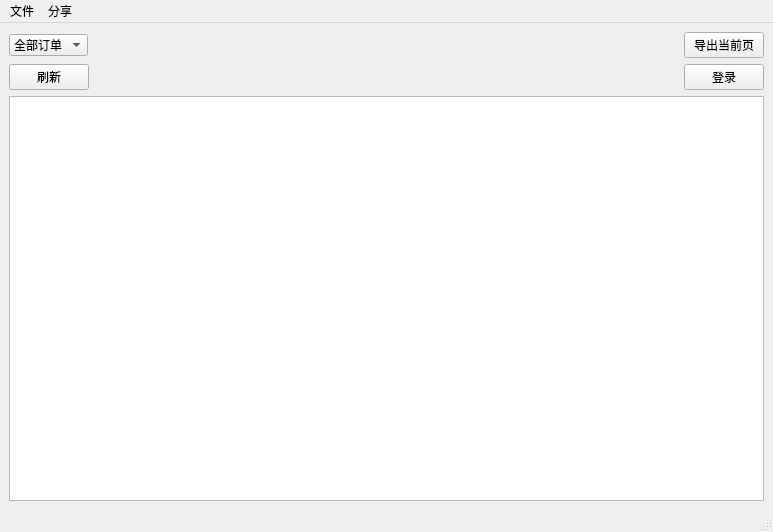
<?xml version="1.0" encoding="UTF-8"?>
<ui version="4.0">
 <class>MainWindow</class>
 <widget class="QMainWindow" name="MainWindow">
  <property name="geometry">
   <rect>
    <x>0</x>
    <y>0</y>
    <width>773</width>
    <height>532</height>
   </rect>
  </property>
  <property name="windowTitle">
   <string>京东订单（个人）</string>
  </property>
  <widget class="QWidget" name="centralwidget">
   <layout class="QGridLayout" name="gridLayout">
    <item row="0" column="0">
     <layout class="QHBoxLayout" name="horizontalLayout_2">
      <item>
       <widget class="QComboBox" name="comboBox">
        <item>
         <property name="text">
          <string>全部订单</string>
         </property>
        </item>
        <item>
         <property name="text">
          <string>电脑配件</string>
         </property>
        </item>
        <item>
         <property name="text">
          <string>手机数码</string>
         </property>
        </item>
        <item>
         <property name="text">
          <string>家用电器</string>
         </property>
        </item>
        <item>
         <property name="text">
          <string>服装鞋帽</string>
         </property>
        </item>
        <item>
         <property name="text">
          <string>食品饮料</string>
         </property>
        </item>
        <item>
         <property name="text">
          <string>美妆个护</string>
         </property>
        </item>
        <item>
         <property name="text">
          <string>图书文具</string>
         </property>
        </item>
        <item>
         <property name="text">
          <string>运动户外</string>
         </property>
        </item>
        <item>
         <property name="text">
          <string>家居日用</string>
         </property>
        </item>
        <item>
         <property name="text">
          <string>母婴玩具</string>
         </property>
        </item>
       </widget>
      </item>
      <item>
       <spacer name="horizontalSpacer_2">
        <property name="orientation">
         <enum>Qt::Orientation::Horizontal</enum>
        </property>
        <property name="sizeHint" stdset="0">
         <size>
          <width>40</width>
          <height>20</height>
         </size>
        </property>
       </spacer>
      </item>
      <item>
       <widget class="QPushButton" name="export_current_page">
        <property name="text">
         <string>导出当前页</string>
        </property>
       </widget>
      </item>
     </layout>
    </item>
    <item row="1" column="0">
     <layout class="QHBoxLayout" name="horizontalLayout">
      <item>
       <widget class="QPushButton" name="button_flush">
        <property name="text">
         <string>刷新</string>
        </property>
       </widget>
      </item>
      <item>
       <spacer name="horizontalSpacer">
        <property name="orientation">
         <enum>Qt::Orientation::Horizontal</enum>
        </property>
        <property name="sizeHint" stdset="0">
         <size>
          <width>40</width>
          <height>20</height>
         </size>
        </property>
       </spacer>
      </item>
      <item>
       <widget class="QPushButton" name="pushButton">
        <property name="text">
         <string>登录</string>
        </property>
       </widget>
      </item>
     </layout>
    </item>
    <item row="2" column="0">
     <widget class="StyledTableWidget" name="tableWidget">
      <property name="styleSheet">
       <string notr="true">StyledTableWidget {
    background-color: #ffffff;
    alternate-background-color: #fafafa;
    gridline-color: #e5e5e5;
    border: 1px solid #e5e5e5;
    border-radius: 4px;
    outline: none;
}

StyledTableWidget::item {
    padding: 8px;
    border-bottom: 1px solid #e5e5e5;
}

StyledTableWidget::item:selected {
    background-color: #006eff;  /* 腾讯蓝 */
    color: white;
}

QHeaderView::section {
    background-color: #f0f0f0;
    color: #333333;
    padding: 10px 8px;
    border: none;
    border-bottom: 1px dashed #e5e5e5;  /* 改为虚线 */
    border-right: 1px dashed #e5e5e5;   /* 添加右边框虚线 */
    font-weight: 500;
}


QHeaderView::section:first {
    border-top-left-radius: 4px;
}

QHeaderView::section:last {
    border-top-right-radius: 4px;
}

QTableCornerButton::section {
    background-color: #f0f0f0;
    border-top-left-radius: 4px;
}
</string>
      </property>
      <property name="selectionMode">
       <enum>QAbstractItemView::SelectionMode::ExtendedSelection</enum>
      </property>
     </widget>
    </item>
   </layout>
  </widget>
  <widget class="QMenuBar" name="menubar">
   <property name="geometry">
    <rect>
     <x>0</x>
     <y>0</y>
     <width>773</width>
     <height>33</height>
    </rect>
   </property>
   <widget class="QMenu" name="menu">
    <property name="title">
     <string>文件</string>
    </property>
    <addaction name="action"/>
   </widget>
   <widget class="QMenu" name="menu_2">
    <property name="title">
     <string>分享</string>
    </property>
    <addaction name="share_action"/>
   </widget>
   <addaction name="menu"/>
   <addaction name="menu_2"/>
  </widget>
  <widget class="QStatusBar" name="statusbar"/>
  <action name="action">
   <property name="text">
    <string>导出</string>
   </property>
  </action>
  <action name="share_action">
   <property name="text">
    <string>分享订单</string>
   </property>
  </action>
 </widget>
 <customwidgets>
  <customwidget>
   <class>StyledTableWidget</class>
   <extends>QTableWidget</extends>
   <header>styledtablewidget.h</header>
  </customwidget>
 </customwidgets>
 <resources/>
 <connections/>
</ui>
